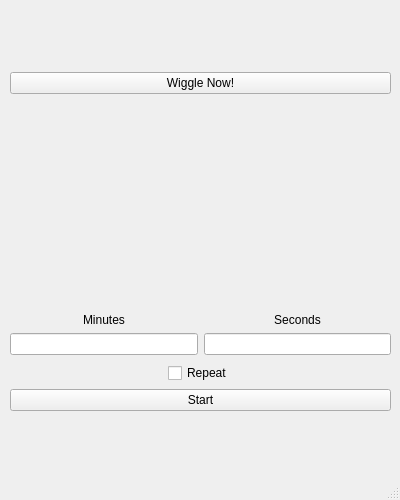
<?xml version="1.0" encoding="UTF-8"?>
<ui version="4.0">
 <class>MainWindow</class>
 <widget class="QMainWindow" name="MainWindow">
  <property name="geometry">
   <rect>
    <x>0</x>
    <y>0</y>
    <width>400</width>
    <height>500</height>
   </rect>
  </property>
  <property name="minimumSize">
   <size>
    <width>270</width>
    <height>250</height>
   </size>
  </property>
  <property name="maximumSize">
   <size>
    <width>400</width>
    <height>500</height>
   </size>
  </property>
  <property name="windowTitle">
   <string>Mouse Wiggler</string>
  </property>
  <widget class="QWidget" name="centralwidget">
   <widget class="QWidget" name="widget" native="true">
    <property name="geometry">
     <rect>
      <x>0</x>
      <y>0</y>
      <width>400</width>
      <height>500</height>
     </rect>
    </property>
    <property name="minimumSize">
     <size>
      <width>270</width>
      <height>230</height>
     </size>
    </property>
    <property name="maximumSize">
     <size>
      <width>400</width>
      <height>500</height>
     </size>
    </property>
    <widget class="QWidget" name="verticalLayoutWidget">
     <property name="geometry">
      <rect>
       <x>10</x>
       <y>10</y>
       <width>381</width>
       <height>401</height>
      </rect>
     </property>
     <layout class="QVBoxLayout" name="lyt_Base">
      <property name="sizeConstraint">
       <enum>QLayout::SetDefaultConstraint</enum>
      </property>
      <item>
       <spacer name="verticalSpacer_3">
        <property name="orientation">
         <enum>Qt::Vertical</enum>
        </property>
        <property name="sizeHint" stdset="0">
         <size>
          <width>20</width>
          <height>100</height>
         </size>
        </property>
       </spacer>
      </item>
      <item>
       <widget class="QPushButton" name="btn_Wiggle">
        <property name="enabled">
         <bool>true</bool>
        </property>
        <property name="text">
         <string>Wiggle Now!</string>
        </property>
       </widget>
      </item>
      <item>
       <spacer name="verticalSpacer">
        <property name="orientation">
         <enum>Qt::Vertical</enum>
        </property>
        <property name="sizeType">
         <enum>QSizePolicy::Preferred</enum>
        </property>
        <property name="sizeHint" stdset="0">
         <size>
          <width>20</width>
          <height>250</height>
         </size>
        </property>
       </spacer>
      </item>
      <item>
       <layout class="QGridLayout" name="gridLayout">
        <item row="0" column="0">
         <widget class="QLabel" name="lbl_Minutes">
          <property name="text">
           <string>Minutes</string>
          </property>
          <property name="alignment">
           <set>Qt::AlignCenter</set>
          </property>
         </widget>
        </item>
        <item row="0" column="1">
         <widget class="QLabel" name="lbl_Seconds">
          <property name="text">
           <string>Seconds</string>
          </property>
          <property name="alignment">
           <set>Qt::AlignCenter</set>
          </property>
         </widget>
        </item>
        <item row="1" column="0">
         <layout class="QHBoxLayout" name="lyt_Inputs">
          <item>
           <widget class="QLineEdit" name="ipt_Minutes">
            <property name="enabled">
             <bool>true</bool>
            </property>
            <property name="alignment">
             <set>Qt::AlignRight|Qt::AlignTrailing|Qt::AlignVCenter</set>
            </property>
            <property name="readOnly">
             <bool>false</bool>
            </property>
            <property name="placeholderText">
             <string/>
            </property>
           </widget>
          </item>
         </layout>
        </item>
        <item row="1" column="1">
         <widget class="QLineEdit" name="ipt_Seconds">
          <property name="alignment">
           <set>Qt::AlignRight|Qt::AlignTrailing|Qt::AlignVCenter</set>
          </property>
          <property name="placeholderText">
           <string/>
          </property>
         </widget>
        </item>
       </layout>
      </item>
      <item>
       <spacer name="verticalSpacer_2">
        <property name="orientation">
         <enum>Qt::Vertical</enum>
        </property>
        <property name="sizeHint" stdset="0">
         <size>
          <width>20</width>
          <height>40</height>
         </size>
        </property>
       </spacer>
      </item>
      <item>
       <layout class="QHBoxLayout" name="horizontalLayout">
        <item>
         <spacer name="horizontalSpacer_5">
          <property name="orientation">
           <enum>Qt::Horizontal</enum>
          </property>
          <property name="sizeHint" stdset="0">
           <size>
            <width>40</width>
            <height>20</height>
           </size>
          </property>
         </spacer>
        </item>
        <item>
         <widget class="QCheckBox" name="chk_Repeat">
          <property name="text">
           <string>Repeat</string>
          </property>
         </widget>
        </item>
        <item>
         <spacer name="horizontalSpacer_6">
          <property name="orientation">
           <enum>Qt::Horizontal</enum>
          </property>
          <property name="sizeHint" stdset="0">
           <size>
            <width>40</width>
            <height>20</height>
           </size>
          </property>
         </spacer>
        </item>
       </layout>
      </item>
      <item>
       <layout class="QHBoxLayout" name="lyt_Buttons">
        <item>
         <widget class="QPushButton" name="btn_Start">
          <property name="enabled">
           <bool>true</bool>
          </property>
          <property name="text">
           <string>Start</string>
          </property>
         </widget>
        </item>
       </layout>
      </item>
     </layout>
    </widget>
   </widget>
  </widget>
  <widget class="QMenuBar" name="menubar">
   <property name="geometry">
    <rect>
     <x>0</x>
     <y>0</y>
     <width>400</width>
     <height>36</height>
    </rect>
   </property>
  </widget>
  <widget class="QStatusBar" name="statusbar"/>
 </widget>
 <tabstops>
  <tabstop>ipt_Minutes</tabstop>
  <tabstop>btn_Start</tabstop>
 </tabstops>
 <resources/>
 <connections/>
</ui>
